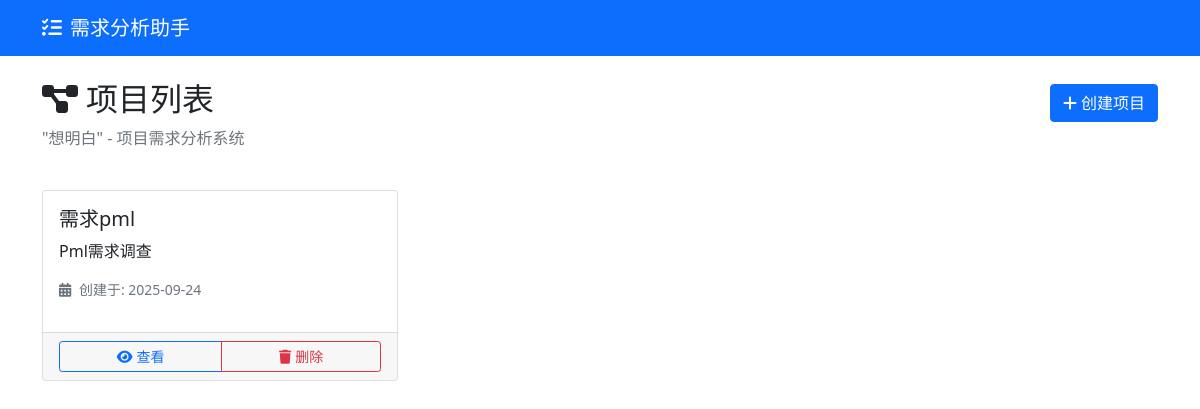
Before: / with the older database file.
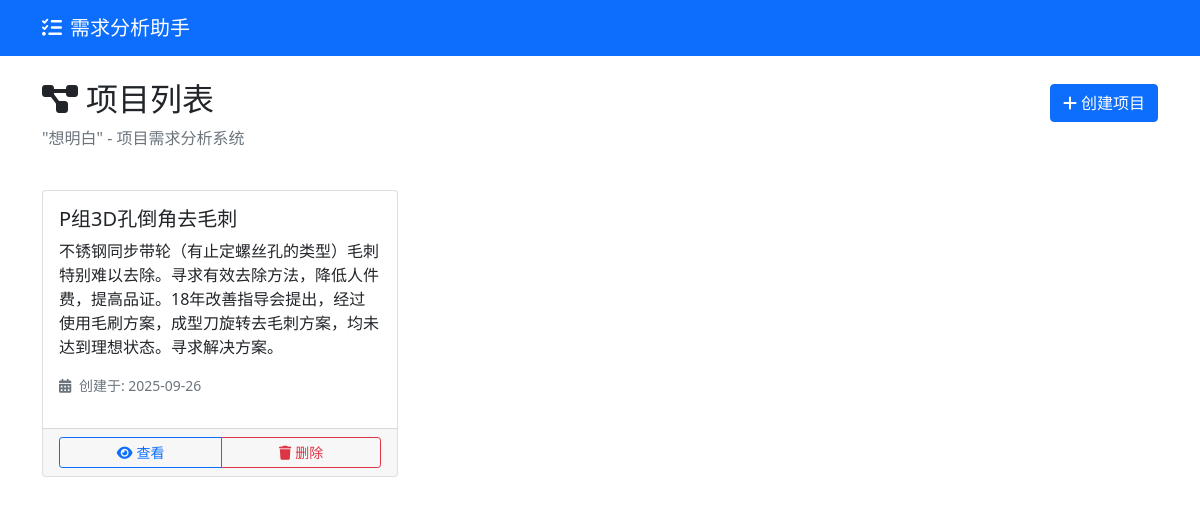
After: the same page with the newer database file.
### models.py (models this page shows)
class Project(db.Model):
    __tablename__ = 'projects'
    id = db.Column(db.Integer, primary_key=True)
    name = db.Column(db.String(100), nullable=False)
    description = db.Column(db.Text)
    created_at = db.Column(db.DateTime, default=datetime.utcnow)
    updated_at = db.Column(db.DateTime, default=datetime.utcnow, onupdate=datetime.utcnow)
    stakeholders = db.relationship('Stakeholder', backref='project', lazy=True, cascade='all, delete-orphan')
    requirements = db.relationship('Requirement', backref='project', lazy=True, cascade='all, delete-orphan')
    milestones = db.relationship('Milestone', backref='project', lazy=True, cascade='all, delete-orphan')

### app.py (the view)
@app.route('/')
def index():
    projects = Project.query.all()
    response = make_response(render_template('index.html', projects=projects))
    return response

### app.py (called while the page is built)
@app.after_request
def after_request(response):
    response.headers["Cache-Control"] = "no-cache, no-store, must-revalidate"
    response.headers["Pragma"] = "no-cache"
    response.headers["Expires"] = "0"
    return response

### templates/index.html (shortened to what this page needs)
{% extends "base.html" %}
{% block content %}
<div class="row mb-4">
    <div class="col-12">
        <div class="d-flex justify-content-between align-items-center">
            <h2><i class="fas fa-project-diagram me-2"></i>项目列表</h2>
            <button class="btn btn-primary" data-bs-toggle="modal" data-bs-target="#createProjectModal">
                <i class="fas fa-plus me-1"></i>创建项目
            </button>
        </div>
        <p class="text-muted">"想明白" - 项目需求分析系统</p>
    </div>
</div>
<div class="row">
    {% if projects %}
        {% for project in projects %}
        <div class="col-md-6 col-lg-4 mb-4">
            <div class="card h-100">
                <div class="card-body">
                    <h5 class="card-title">{{ project.name }}</h5>
                    <p class="card-text">{{ project.description or '暂无描述' }}</p>
                    <p class="text-muted small">
                        <i class="fas fa-calendar-alt me-1"></i>
                        创建于: {{ project.created_at.strftime('%Y-%m-%d') if project.created_at else '未知' }}
                    </p>
                </div>
                <div class="card-footer">
                    <div class="btn-group w-100" role="group">
                        <a href="{{ url_for('project_detail', project_id=project.id) }}" class="btn btn-outline-primary btn-sm">
                            <i class="fas fa-eye me-1"></i>查看
                        </a>
                        <button class="btn btn-outline-danger btn-sm" onclick="deleteProject({{ project.id }}, '{{ project.name }}')">
                            <i class="fas fa-trash me-1"></i>删除
                        </button>
                    </div>
                </div>
            </div>
        </div>
        {% endfor %}
    {% endif %}
</div>
{% endblock %}

Changed rows visible on the page:
removed Project: name "需求pml", description "Pml需求调查", created_at "2025-09-24"
added Project: name "P组3D孔倒角去毛刺", description "不锈钢同步带轮（有止定螺丝孔的类型）毛刺特别难以去除。寻求有效去除方法，降低人件费，提高品证。18年改善指导会提出，经过使用毛刷方案，成型刀旋转去毛刺方案，均未达到理想状态。寻求解决方案。", created_at "2025-09-26"
